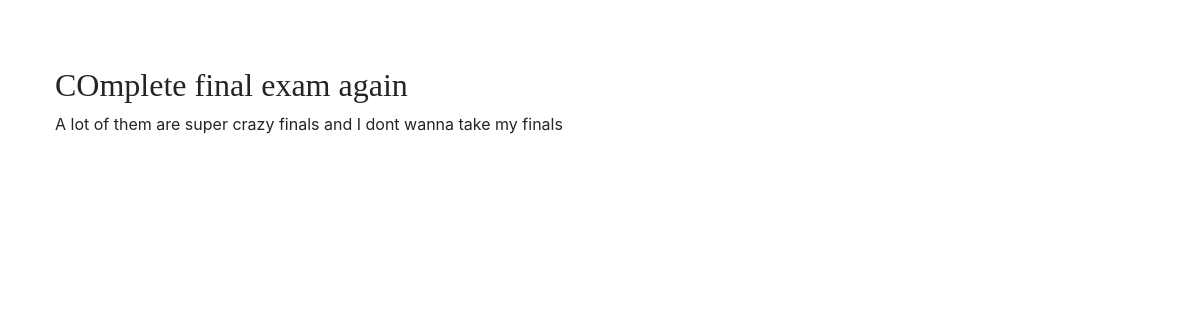
Page /todo/2/ on the earlier database version.
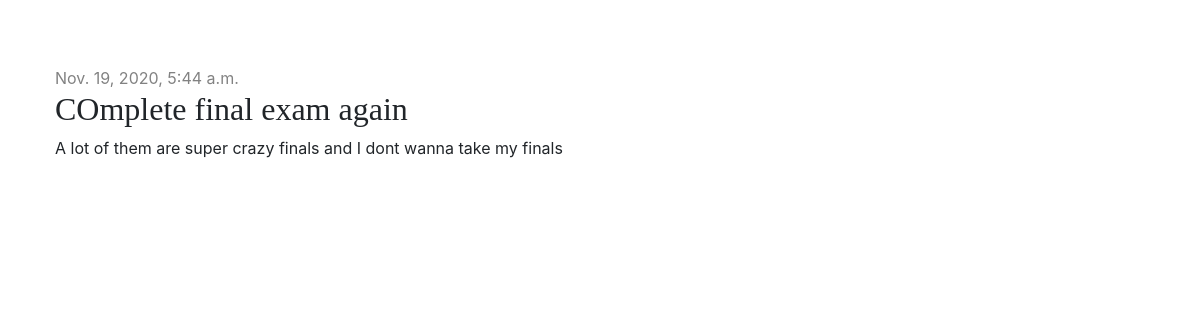
Same page on the later database version.
### todo/models.py (models this page shows, shortened)
class Todo(models.Model):
    title = models.CharField(max_length=100)
    description = models.TextField()
    completed = models.BooleanField(default=False)
    published = models.DateTimeField(auto_now_add=True)

### todo/views.py (the view)
# urls.py: path("todo/<int:pk>/", views.todo_detail, name="todo_detail")
def todo_detail(request, pk):
    todo = get_object_or_404(Todo, pk=pk)
    return render(request, 'todo/todo_detail.html', {'todo': todo})

### todo/templates/todo/todo_detail.html
{% extends 'todo/base.html' %} {% block content %}
<div class="post">
  {% if todo.completed %}
  <div class="date">{{ todo.published}}</div>
  {% endif %}
  <h2>{{ todo.title }}</h2>
  <p>{{ todo.description|linebreaksbr }}</p>
</div>
{% endblock %}

### todo/templates/todo/base.html (shortened to what this page needs)
{% load static %}
<html>
  <head>
    <link
      rel="stylesheet"
      href="https://cdn.jsdelivr.net/npm/bootstrap@4.5.3/dist/css/bootstrap.min.css"
    />
    <link rel="stylesheet" href="{% static 'todo/todo.css' %}" />
  </head>
  <body>
    <div class="page-header">
      <h1><a href="/">TODO WOO</a></h1>
    </div>
    <div class="content container">
      <div class="row">
        <div class="col-md-8">{% block content %} {% endblock %}</div>
      </div>
    </div>
  </body>
</html>

### todo/static/todo.css (style rules this page uses)
h1 a, h2 a { color: #c25100; font-family: "Lobster"; }
.page-header h1, .page-header h1 a, .page-header h1 a:visited, .page-header h1 a:active { color: #ffffff; font-size: 36pt; text-decoration: none; }
.content { margin-left: 40px; }
h1, h2, h3, h4 { font-family: "Lobster", cursive; }
.date { color: #828282; }
.post { margin-bottom: 70px; }

Differences in the rows shown:
changed Todo "COmplete final exam again": completed False → True (drawn); published (not shown) → "Nov. 19, 2020, 5:44 a.m."
